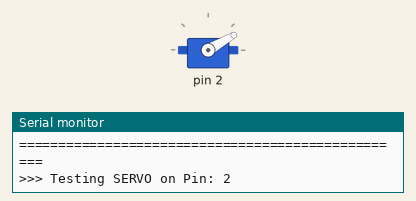
The sketch below on a simulated Arduino Uno, built with avr-gcc and run on an emulated ATmega328P. On the bench: servo, the last lines printed to the serial monitor.

Above: at 1.05 s.
At 1.8 s:
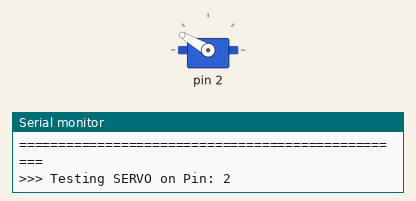
At 4.1 s:
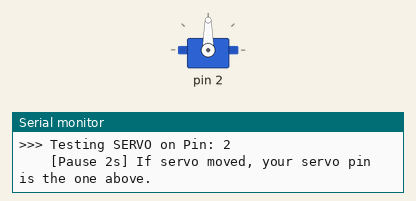
Timing chart, 0 to 8.2 s (numbered marks = the images above):
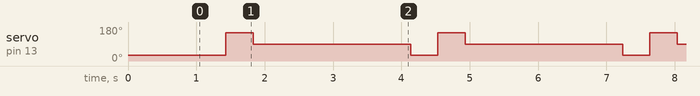

Measured:
- by itself, servo on pin 13: repeats every 3.1 s: 90° 2.3 s, 30° 0.40 s, 150° 0.40 s

The sketch:

pin_probe.ino
```cpp
/*
 * pin_probe.ino - Hardware Pin Diagnostic & Discovery Tool
 *
 * Purpose:
 *   Quickly discover and verify physical pin connections on an Arduino Uno
 *   when wiring is unknown or needs verification.
 *
 * Features:
 *   1. SERVO PROBE: Sweeps a servo on pins 2–13 in sequence with pin announcements
 *      and a 2-second visual pause between pins.
 *   2. ULTRASONIC PROBE: Loops through candidate Trig/Echo pin pairs (2–13,
 *      excluding the identified servo pin), sending trigger pulses and reading
 *      echoes so the real sensor pair can be identified by waving your hand.
 *
 * Baud Rate: 115200 bps
 */

#include <Servo.h>

// ============================================================================
// MODE SELECTION: Uncomment ONE mode below to run that diagnostic
// ============================================================================
#define RUN_SERVO_PROBE
// #define RUN_ULTRASONIC_PROBE

// ============================================================================
// CONFIGURATION
// ============================================================================
// When running the Ultrasonic probe, set this to the pin your servo was found on
// so it is excluded from ultrasonic testing (prevents jittering the servo).
#define EXCLUDED_SERVO_PIN 11

// Ultrasonic filter: When true, only prints pairs that receive a realistic echo
// (2cm to 250cm). This prevents flooding the Serial Monitor with 100+ lines of timeouts.
#define ONLY_PRINT_SANE_ECHOES true

#define PULSE_TIMEOUT_US 25000UL // ~4.2 meters max range

// ============================================================================
// IMPLEMENTATION
// ============================================================================
Servo probeServo;

void setup() {
  Serial.begin(115200);
  while (!Serial) {
    ; // Wait for serial port
  }
  delay(1000);

  Serial.println("==================================================");
  Serial.println("       ARDUINO PIN PROBE DIAGNOSTIC TOOL          ");
  Serial.println("==================================================");

#if defined(RUN_SERVO_PROBE)
  Serial.println("[MODE] SERVO PIN PROBE ACTIVE");
  Serial.println("Instructions:");
  Serial.println(" - Watch the Serial Monitor for the pin number.");
  Serial.println(" - The servo will wiggle (30° -> 150° -> 90°) when its pin is reached.");
  Serial.println(" - There is a 2-second pause between pins.");
  Serial.println("==================================================\n");

#elif defined(RUN_ULTRASONIC_PROBE)
  Serial.println("[MODE] ULTRASONIC PIN DISCOVERY ACTIVE");
  Serial.print("Excluding Servo Pin: ");
  Serial.println(EXCLUDED_SERVO_PIN);
  Serial.println("Instructions:");
  Serial.println(" - Wave your hand 10–30 cm in front of the HC-SR04 sensor.");
  Serial.println(" - Look for consistent 'Trig=X Echo=Y Distance=Zcm' lines.");
  Serial.println(" - As you move your hand closer/further, that specific pair will track it.");
  Serial.println("==================================================\n");
#else
  Serial.println("[ERROR] No probe mode selected!");
  Serial.println("Please uncomment either #define RUN_SERVO_PROBE or #define RUN_ULTRASONIC_PROBE.");
#endif
}

void loop() {
#if defined(RUN_SERVO_PROBE)
  runServoProbe();
#elif defined(RUN_ULTRASONIC_PROBE)
  runUltrasonicProbe();
#endif
}

// ----------------------------------------------------------------------------
// Mode 1: Servo Pin Sweep (Pins 2 to 13)
// ----------------------------------------------------------------------------
void runServoProbe() {
  for (int pin = 2; pin <= 13; pin++) {
    Serial.print(">>> Testing SERVO on Pin: ");
    Serial.println(pin);

    // Attach servo to candidate pin
    probeServo.attach(pin);

    // Perform distinct waggle so movement is unmistakable
    probeServo.write(30);
    delay(400);
    probeServo.write(150);
    delay(400);
    probeServo.write(90);
    delay(300);

    // Detach so this pin returns to neutral and doesn't interfere with next pins
    probeServo.detach();

    Serial.println("    [Pause 2s] If servo moved, your servo pin is the one above.\n");
    delay(2000);
  }

  Serial.println("--------------------------------------------------");
  Serial.println("Completed pins 2–13 sweep. Restarting in 3 seconds...");
  Serial.println("--------------------------------------------------\n");
  delay(3000);
}

// ----------------------------------------------------------------------------
// Mode 2: Ultrasonic Candidate Discovery (Pins 2 to 13)
// ----------------------------------------------------------------------------
void runUltrasonicProbe() {
  bool foundAnyEcho = false;

  for (int trig = 2; trig <= 13; trig++) {
    if (trig == EXCLUDED_SERVO_PIN) continue;

    for (int echo = 2; echo <= 13; echo++) {
      if (echo == EXCLUDED_SERVO_PIN || echo == trig) continue;

      // Configure candidate pin roles
      pinMode(trig, OUTPUT);
      pinMode(echo, INPUT);

      // Send 10µs trigger pulse
      digitalWrite(trig, LOW);
      delayMicroseconds(2);
      digitalWrite(trig, HIGH);
      delayMicroseconds(10);
      digitalWrite(trig, LOW);

      // Measure echo duration
      unsigned long duration = pulseIn(echo, HIGH, PULSE_TIMEOUT_US);

      if (duration > 0) {
        float distanceCm = (duration * 0.0343) / 2.0;

        // Check if distance is in sane physical ultrasonic range
        if (distanceCm >= 2.0 && distanceCm <= 250.0) {
          foundAnyEcho = true;
          Serial.print("[DETECTED ECHO] Trig=");
          Serial.print(trig);
          Serial.print(" | Echo=");
          Serial.print(echo);
          Serial.print(" | Distance=");
          Serial.print(distanceCm, 1);
          Serial.println(" cm");
        }
      } else {
#if !ONLY_PRINT_SANE_ECHOES
        Serial.print("Trig=");
        Serial.print(trig);
        Serial.print(" Echo=");
        Serial.print(echo);
        Serial.println(" Distance=-1 (No echo)");
#endif
      }

      // Small settling delay between pin permutations
      delay(15);
    }
  }

  // Periodic heartbeat if no obstacle is detected
  if (!foundAnyEcho) {
    Serial.println("[Scanning candidate pin pairs... Wave hand in front of sensor]");
  }

  delay(200);
}
```
